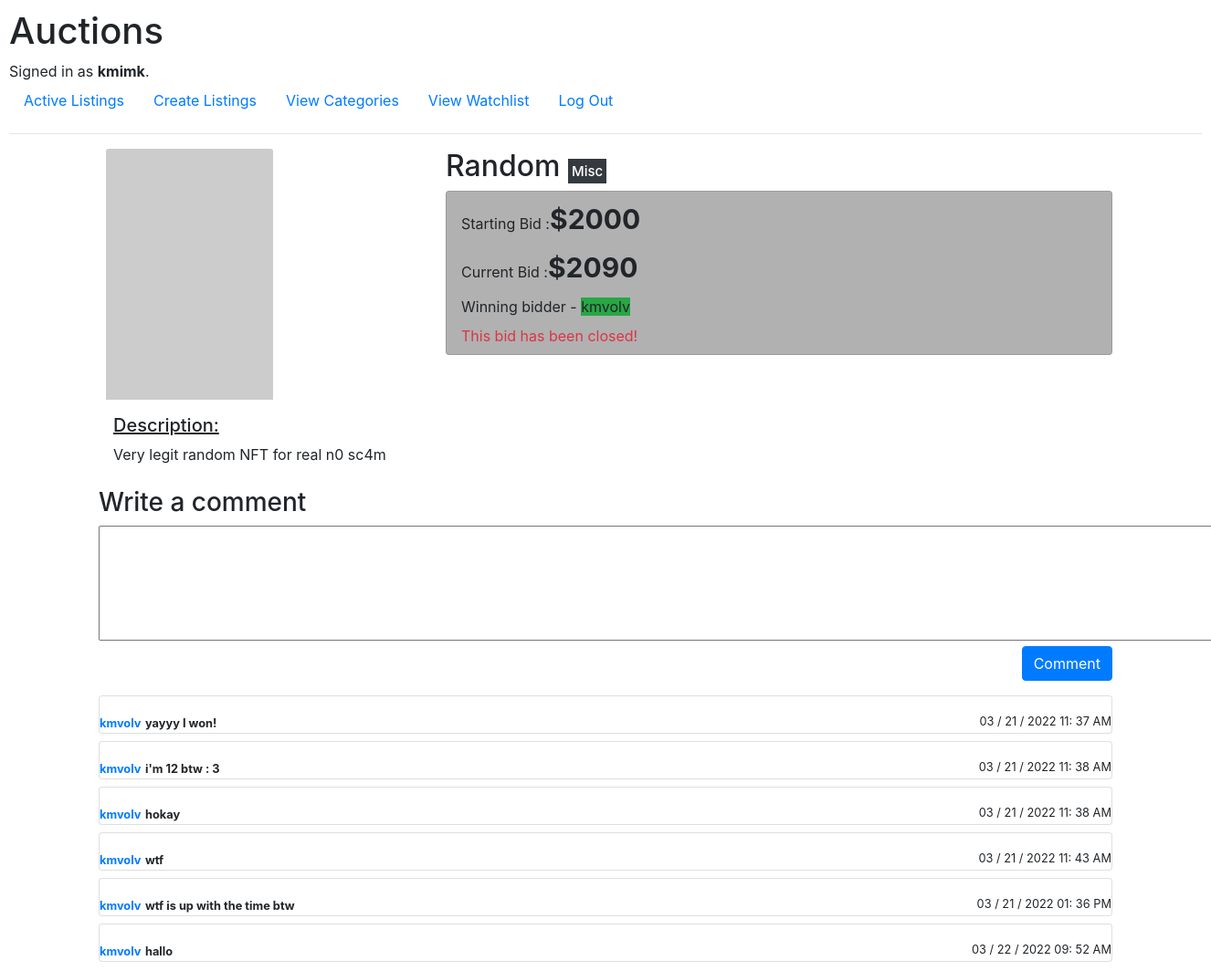
The app's page /listing/1 (signed in) with its own data.
### auctions/models.py (models this page shows)
class User(AbstractUser):
    pass

class Listings(models.Model):
    it_name = models.CharField(max_length = 64)
    it_desc = models.CharField(max_length = 100)
    it_seller = models.CharField(max_length = 64)
    bid_winner = models.CharField(max_length = 64, default = None, blank = True, null = True)
    category = models.CharField(max_length = 64)
    starting_bid = models.IntegerField()
    current_bid = models.IntegerField(default = None)
    img_url = models.URLField(max_length = 300, default = None, blank = True, null = True)
    active = models.BooleanField(default = True)

class Comments(models.Model):
    comment = models.CharField(max_length = 500)
    list_id = models.IntegerField()
    user = models.CharField(max_length = 64)
    posting_time = models.CharField(max_length = 64)

### auctions/views.py (the view)
# urls.py: path("listing/<int:id>", views.view_listing, name="listing"),
def view_listing(request, id):
    listing = Listings.objects.get(id = id)
    try:
        if WatchList.objects.get(watcher = request.user.username, list_id = id):
            watching = True
    except:
        watching = False
    try:
        comments = Comments.objects.filter(list_id = id)
    except:
        comments = None
    return render(request,"auctions/listinginfo.html",{
        "listing" : listing,
        "watchinguser" : request.user.username,
        "watching" : watching,
        "comments" : comments,
        "form" : BidForm(),
        "form2" : CommentForm(),
        "alert" : False
    })

### auctions/views.py
class BidForm(forms.Form):
    bid = forms.IntegerField(label = "Bid Amount")

class CommentForm(forms.Form):
    comment = forms.CharField(widget = forms.Textarea(attrs={"rows":5, "cols":122}), label = "")

### auctions/templates/auctions/listinginfo.html (shortened to what this page needs)
{% extends "auctions/layout.html" %}
{% block body %}
    <div class="container">
      <div class="row">
        <div class="col-4"><img class="card-img-top mx-2" style="width: auto; height: 275px; float: left;" src="{{listing.img_url}}" alt=""></div>
        <div class="col-8">
          <h2>{{listing.it_name}} <span class="text-white bg-dark" style="font-size: 15px; padding: 4px;">{{ listing.category }}</span> </h2>
          <div class="card pb-2" style="background-color: rgb(177, 177, 177);">
            <span class="pl-3 mt-2">Starting Bid :<span style="font-weight: bold; font-size: 30px;">${{listing.starting_bid}}</span></span>
            {% if listing.starting_bid <= listing.current_bid %}
              <span class="pl-3 mt-2">Current Bid :<span style="font-weight: bold; font-size: 30px;">${{listing.current_bid}}</span></span>
              {% if listing.bid_winner %}
                {% if listing.active %}
                  <span class="pl-3 mt-2">Highest bidder - <span class="bg-success">{{listing.bid_winner}}</span></span>
                {% else %}
                  <span class="pl-3 mt-2">Winning bidder - <span class="bg-success">{{listing.bid_winner}}</span></span>
                {% endif %}
              {% endif %}
            {% endif %}
            {% if watchinguser == listing.it_seller and listing.active %}
              <form action="{% url 'close_bid' listing.id %}" method="POST" class="pl-3 mt-2">
                {% csrf_token %}
                <button type="submit" name="form" class="btn btn-danger">Close Bid</button>
              </form>
            {% else %}
              {% if listing.active %}
                {% if user.is_authenticated and watching == False %}
                  <form class="pl-3 mt-2" action="{% url 'make_bid' listing.id %}" method="POST">
                    {% csrf_token %}
                    {{form}}
                    <button type="submit" name="form" class="btn btn-primary">Place Bid</button>
                  </form>
                  <a class="btn btn-secondary my-3" style="width: 43%; position: relative; left: 230px;" href="{% url 'addWlist' listing.id %}">Add to Watchlist</a>
                {% elif user.is_authenticated and watching == True %}
                  <form class="pl-3 mt-2" action="{% url 'make_bid' listing.id %}" method="POST">
                    {% csrf_token %}
                    {{form}}
                    <button type="submit" name="form" class="btn btn-primary">Place Bid</button>
                  </form>
                  <a class="btn btn-secondary my-3" style="width: 43%; position: relative; left: 230px;" href="{% url 'remWlist' listing.id %}">Remove from Watchlist</a>
                {% else %}
                  <div class="alert alert-info my-3 mx-3">Please log-in to place bids!</div>
                  <div class="container my-3"></div>
                {% endif %}
              {% else %}
                  {% if watchinguser == listing.bid_winner %}
                    <div class="alert alert-success m-3">Congratulations! You have won this auction!</div>
                  {% else %}
                    <span class="pl-3 mt-2 text-danger">This bid has been closed!</span>
                  {% endif %}
              {% endif %}
            {% endif %}
        </div>
        </div>
      </div>
    </div>
    <div class="container">
      <h5 class="pt-3 pl-3" style="text-decoration: underline;">Description:</h5>
        <p class="card-text pb-3 pl-3 mb-2">{{listing.it_desc}}</p>
    </div>
    <div class="container">
      <form action="{% url 'make_comment' listing.id %}" method="POST">
        <h3>Write a comment</h3>
        {{ form2 }}
        <p align="right"><button type="submit" name="form2" class="btn btn-primary">Comment</button></p>
      </form>
    </div>
    <div class="container">
      {% if comments %}
        {% for comment in comments %}
          <div class="card pt-3 mt-2">
            <div class="d-flex justify-content-between align-items-center">
              <div class="user flex-row align-items-center">
                <span>
                  <small class="font-weight-bold text-primary">{{comment.user}}</small>
                  <small class="font-weight-bold">{{comment.comment}}</small>
                </span>
              </div>
              <small>{{comment.posting_time}}</small>
            </div>
          </div>
        {% endfor %}
      {% else %}
          <h5>No Comments</h5>
      {% endif %}
    </div>
{% endblock %}

### auctions/templates/auctions/layout.html (shortened to what this page needs)
{% load static %}
<!DOCTYPE html>
<html lang="en">
    <head>
        <link rel="stylesheet" href="https://stackpath.bootstrapcdn.com/bootstrap/4.4.1/css/bootstrap.min.css">
        <link href="{% static 'auctions/styles.css' %}" rel="stylesheet">
    </head>
    <body>
        <h1>Auctions</h1>
        <div>
            {% if user.is_authenticated %}
                Signed in as <strong>{{ user.username }}</strong>.
            {% else %}
                Not signed in.
            {% endif %}
        </div>
        <ul class="nav">
            <li class="nav-item">
                <a class="nav-link" href="{% url 'index' %}">Active Listings</a>
            </li>
            {% if user.is_authenticated %}
                <li class="nav-item">
                    <a class="nav-link" href="{% url 'create' %}">Create Listings</a>
                </li>
                <li class="nav-item">
                    <a href="{% url 'view_cat' %}" class="nav-link">View Categories</a>
                </li>
                <li class="nav-item">
                    <a href="{% url 'viewWatchlist' %}" class="nav-link">View Watchlist</a>
                </li>
                <li class="nav-item">
                    <a class="nav-link" href="{% url 'logout' %}">Log Out</a>
                </li>
            {% endif %}
        </ul>
        <hr>
        {% block body %}
        {% endblock %}
    </body>
</html>

### auctions/static/auctions/styles.css (style rules this page uses)
body { padding: 10px; }

### records on screen
User: username "kmimk"
Listings: it_name "Random", category "Misc", starting_bid "2000", current_bid "2090", bid_winner "kmvolv", it_desc "Very legit random NFT for real n0 sc4m"
Comments: user "kmvolv", comment "yayyy I won!", posting_time "03 / 21 / 2022 11: 37 AM"
Comments: user "kmvolv", comment "i'm 12 btw : 3", posting_time "03 / 21 / 2022 11: 38 AM"
Comments: user "kmvolv", comment "hokay", posting_time "03 / 21 / 2022 11: 38 AM"
Comments: user "kmvolv", comment "wtf", posting_time "03 / 21 / 2022 11: 43 AM"
Comments: user "kmvolv", comment "wtf is up with the time btw", posting_time "03 / 21 / 2022 01: 36 PM"
Comments: user "kmvolv", comment "hallo", posting_time "03 / 22 / 2022 09: 52 AM"
